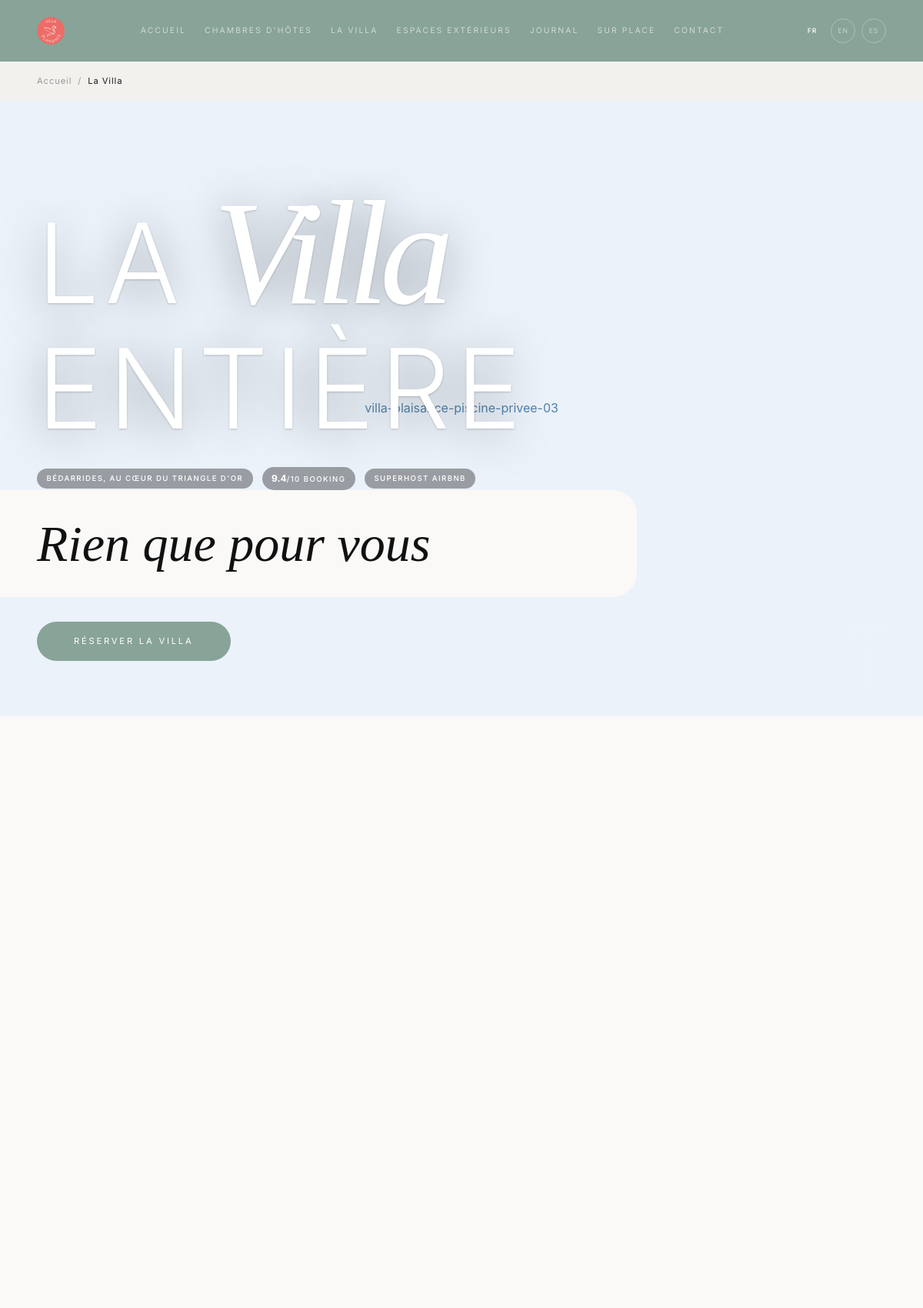
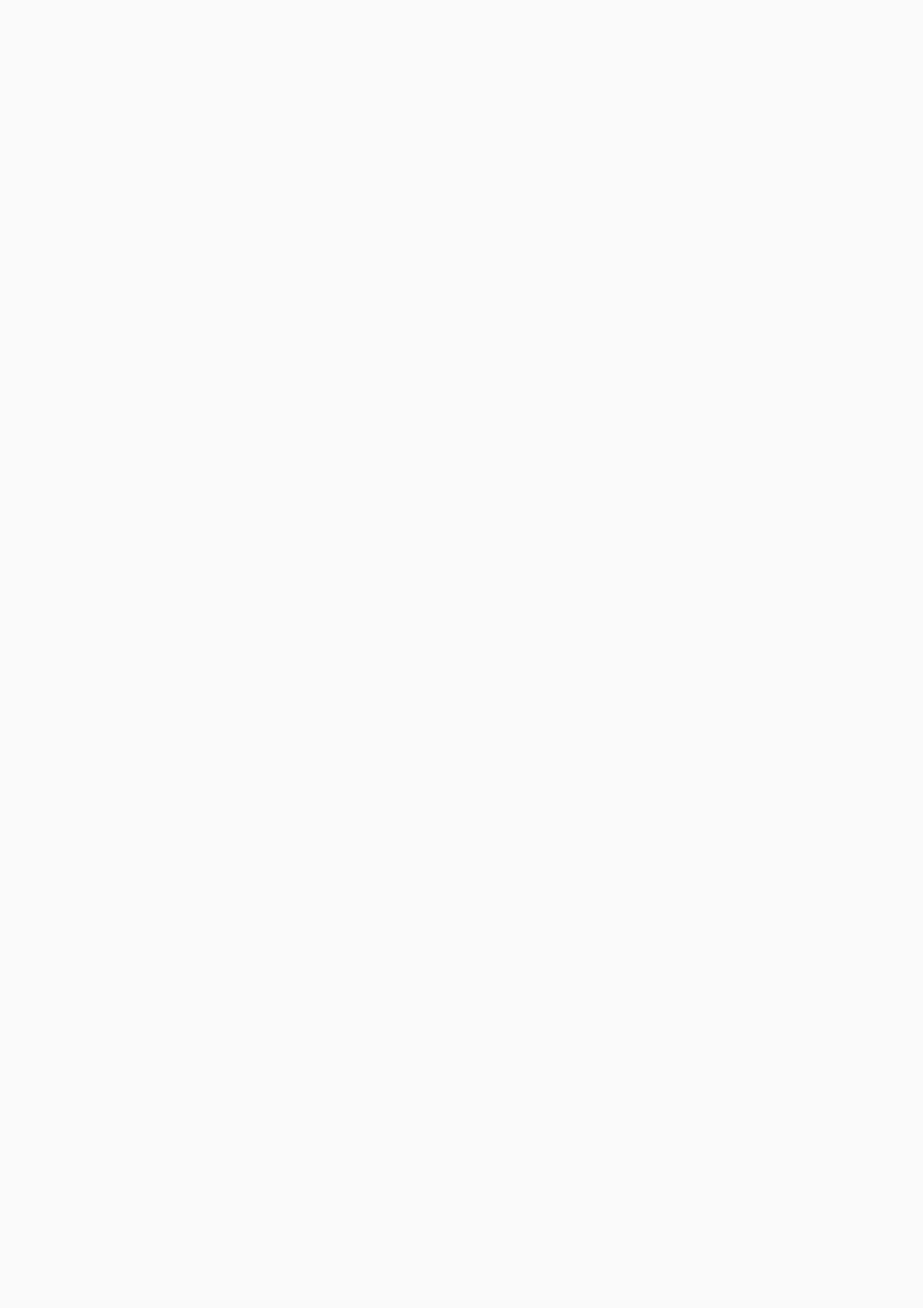
Screenshot of /location-villa-provence (upper part) with the database file from the repository (2 pictures, top to bottom).
### tables this page shows
CREATE TABLE `vp_sections` (
  `id` int(11) NOT NULL AUTO_INCREMENT,
  `page_slug` varchar(100) NOT NULL,
  `lang` varchar(5) NOT NULL DEFAULT 'fr',
  `block_type` varchar(50) NOT NULL,
  `title` varchar(255) DEFAULT NULL,
  `content` longtext DEFAULT NULL CHECK (json_valid(`content`)),
  `position` int(11) DEFAULT 0,
  `active` tinyint(1) DEFAULT 1,
  `created_at` datetime DEFAULT current_timestamp(),
  `updated_at` datetime DEFAULT current_timestamp() ON UPDATE current_timestamp(),
  PRIMARY KEY (`id`),
  KEY `idx_page_lang` (`page_slug`,`lang`)
);

### app/Controllers/BaseController.php (called while the page is built, shortened)
<?php
class BaseController
{
    protected function render(string $view, array $data = [], string $layout = 'front'): void
    {
        extract($data);
        require ROOT . '/app/Views/' . $view . '.php';
    }
}

### app/Controllers/Front/VillaController.php (called while the page is built, shortened)
<?php
class VillaController extends BaseController
{
    public function index(): void
    {
        $lang = \LangService::get();
        $seo = \SeoService::forPage('location-villa-provence', $lang,
            'Location villa Provence — Villa Plaisance, Bédarrides',
            '4 chambres, piscine privée 12×6m, jardin provençal. Villa entière en exclusivité juillet-août, jusqu\'à 10 personnes, entre Avignon et Orange.'
        );
        $this->render('front/villa', compact('seo', 'jsonLd', 'lang'));
    }
}

### public/index.php (called while the page is built, shortened)
<?php
$router = new App\Router();
$router->dispatch();

### app/Services/LangService.php (called while the page is built, shortened)
<?php
class LangService
{
    private static string $currentLang = 'fr';
    private static array $translations = [];
    private static array $slugMap = [];
    public static function init(string $lang = 'fr'): void
    {
        self::$currentLang = $lang;
        $file = ROOT . '/app/Lang/' . $lang . '.php';
        if (file_exists($file)) {
            self::$translations = require $file;
        }
        $slugFile = ROOT . '/app/Lang/slugs.php';
        if (file_exists($slugFile)) {
            self::$slugMap = require $slugFile;
        }
    }
    public static function t(string $key, array $params = []): string
    {
        $text = self::$translations[$key] ?? $key;
        foreach ($params as $k => $v) {
            $text = str_replace(':' . $k, (string)$v, $text);
        }
        return $text;
    }
    public static function url(string $page, ?string $lang = null): string
    {
        $lang = $lang ?? self::$currentLang;
        $slug = self::$slugMap[$lang][$page] ?? $page;
        if ($lang === DEFAULT_LANG) {
            return '/' . ltrim($slug, '/');
        }
        return '/' . $lang . '/' . ltrim($slug, '/');
    }
}
function t(string $key, array $params = []): string
{
    return LangService::t($key, $params);
}

### app/Services/Database.php (called while the page is built, shortened)
<?php
class Database
{
    private static ?PDO $instance = null;
    public static function getInstance(): PDO
    {
        if (self::$instance === null) {
            $host = $_ENV['DB_HOST'] ?? 'localhost';
            $name = $_ENV['DB_NAME'] ?? 'vp_v7';
            $user = $_ENV['DB_USER'] ?? 'root';
            $pass = $_ENV['DB_PASS'] ?? '';
            self::$instance = new PDO(
                "mysql:host={$host};dbname={$name};charset=utf8mb4",
                $user,
                $pass,
                [
                    PDO::ATTR_ERRMODE => PDO::ERRMODE_EXCEPTION,
                    PDO::ATTR_DEFAULT_FETCH_MODE => PDO::FETCH_ASSOC,
                    PDO::ATTR_EMULATE_PREPARES => false,
                ]
            );
        }
        return self::$instance;
    }
    public static function query(string $sql, array $params = []): \PDOStatement
    {
        $stmt = self::getInstance()->prepare($sql);
        $stmt->execute($params);
        return $stmt;
    }
    public static function fetchAll(string $sql, array $params = []): array
    {
        return self::query($sql, $params)->fetchAll();
    }
    public static function fetchOne(string $sql, array $params = []): ?array
    {
        $result = self::query($sql, $params)->fetch();
        return $result ?: null;
    }
}

### app/Services/BlockService.php (called while the page is built, shortened)
<?php
class BlockService
{
    public static function getSections(string $pageSlug, string $lang = 'fr'): array
    {
        try {
            return Database::fetchAll(
                "SELECT * FROM vp_sections WHERE page_slug = ? AND lang = ? AND active = 1 ORDER BY position ASC",
                [$pageSlug, $lang]
            );
        } catch (\Throwable $e) {
            return [];
        }
    }
    public static function renderBlock(array $section): string
    {
        $type = $section['block_type'];
        $data = json_decode($section['content'] ?? '{}', true) ?: [];
        $data['section'] = $section;
        $template = ROOT . '/app/Views/blocks/' . $type . '.php';
        extract($data);
        require $template;
        return ob_get_clean();
    }
}

### app/Services/SeoService.php (called while the page is built, shortened)
<?php
class SeoService
{
    public static function forPage(string $slug, string $lang, string $fallbackTitle = '', string $fallbackDesc = ''): array
    {
        $seo = null;
        try {
            $seo = Database::fetchOne(
                "SELECT * FROM vp_pages WHERE slug = ? AND lang = ?",
                [$slug, $lang]
            );
        } catch (\Throwable $e) {
        }
        $title = $seo['meta_title'] ?? $fallbackTitle;
        $description = $seo['meta_desc'] ?? $fallbackDesc;
        $canonical = self::canonical($slug, $lang);
        return [
            'title' => $title,
            'description' => $description,
            'canonical' => $canonical,
            'og' => [
                'title' => $seo['og_title'] ?? $title,
                'description' => $seo['og_desc'] ?? $description,
                'image' => $seo['og_image'] ?? APP_URL . '/assets/img/og-default.webp',
                'url' => $canonical,
                'type' => 'website',
                'locale' => self::locale($lang),
            ],
            'hreflang' => self::hreflang($slug),
            'jsonld' => $seo['jsonld'] ?? null,
        ];
    }
    public static function canonical(string $slug, string $lang): string
    {
        $base = APP_ENV === 'production' ? 'https://villaplaisance.fr' : APP_URL;
        return $base . LangService::url($slug, $lang);
    }
    public static function hreflang(string $page): array
    {
        $links = [];
        $base = APP_ENV === 'production' ? 'https://villaplaisance.fr' : APP_URL;
        foreach (SUPPORTED_LANGS as $lang) {
            $url = $base . LangService::url($page, $lang);
            $links[] = ['lang' => $lang, 'url' => $url];
        }
        $links[] = ['lang' => 'x-default', 'url' => $base . LangService::url($page, 'fr')];
        return $links;
    }
    public static function locale(string $lang): string
    {
        return match ($lang) {
            'fr' => 'fr_FR',
            'en' => 'en_GB',
            'es' => 'es_ES',
            'de' => 'de_DE',
            default => 'fr_FR',
        };
    }
}

### app/Views/front/villa.php
<nav class="breadcrumb" aria-label="Fil d'Ariane">
    <div class="container">
        <ol>
            <li><a href="<?= LangService::url('accueil') ?>"><?= t('nav.home') ?></a></li>
            <li aria-current="page"><?= t('nav.villa') ?></li>
        </ol>
    </div>
</nav>
<?php
$sections = BlockService::getSections('location-villa-provence', $lang);
foreach ($sections as $section) {
    echo BlockService::renderBlock($section);
}

### app/Views/blocks/hero.php (shortened to what this page needs)
<?php
$title = $title ?? t('site.name');
$subtitle = $subtitle ?? '';
$cta_text = $cta_text ?? '';
$cta_url = $cta_url ?? '';
$image = $image ?? 'hero.webp';
$image_alt = $image_alt ?? 'Villa Plaisance';
$compact = $compact ?? false;
$heroImages = is_array($image) ? $image : [$image];
$heroImages = array_filter($heroImages);
?>
<?php if ($compact): ?>
<section class="hero hero-page hero-compact">
    <div class="container">
        <h1><?= htmlspecialchars($title) ?></h1>
        <?php if ($subtitle): ?>
        <p class="hero-subtitle"><?= htmlspecialchars($subtitle) ?></p>
        <?php endif; ?>
    </div>
</section>
<?php else: ?>
<section class="hero <?= empty($cta_text) ? 'hero-page' : '' ?>">
    <div class="hero-image">
        <?php if (count($heroImages) > 1): ?>
        <div class="hero-slideshow" aria-label="Photos">
            <?php foreach ($heroImages as $i => $img): ?>
            <div class="hero-slide<?= $i === 0 ? ' active' : '' ?>">
            </div>
            <?php endforeach; ?>
        </div>
        <?php else: ?>
        <?= ImageService::img($heroImages[0], htmlspecialchars($image_alt), 1920, 1080, false, 'hero-img') ?>
        <?php endif; ?>
    </div>
    <div class="hero-content">
        <?php
            $fullTitle = htmlspecialchars($title);
            $splitPos = mb_strpos($fullTitle, '—');
            $bigPart = $splitPos !== false ? trim(mb_substr($fullTitle, 0, $splitPos)) : $fullTitle;
            $smallPart = $splitPos !== false ? trim(mb_substr($fullTitle, $splitPos + 1)) : '';
        ?>
        <div class="hero-title-wrap">
            <h1 class="hero-title"><?php
                $bigWords = explode(' ', $bigPart);
                foreach ($bigWords as $i => $w) {
                    $cls = $i % 2 === 0 ? 'word word-sans' : 'word word-serif';
                    echo '<span class="' . $cls . '">' . $w . '</span> ';
                }
            ?></h1>
        </div>
        <div class="hero-badges">
            <span class="hero-badge">Bédarrides, au c&oelig;ur du Triangle d'Or</span>
            <span class="hero-badge"><strong>9.4</strong>/10 Booking</span>
            <span class="hero-badge">Superhost Airbnb</span>
        </div>
        <?php if ($smallPart): ?>
        <div class="hero-title-sub"><?= $smallPart ?></div>
        <?php endif; ?>
        <?php if ($cta_text && $cta_url): ?>
        <div class="hero-cta">
            <a href="<?= htmlspecialchars($cta_url) ?>" class="btn-primary"><?= htmlspecialchars($cta_text) ?></a>
        </div>
        <?php endif; ?>
    </div>
    <div class="hero-scroll" aria-hidden="true">
        <span>Scroll</span>
    </div>
</section>
<?php endif; ?>

### rows the page displays
vp_sections: w "LA", w "Villa", w "ENTIÈRE"

### other values shown
t('nav.home') "ACCUEIL"
t('nav.chambres') "CHAMBRES D'HÔTES"
t('nav.villa') "LA VILLA"
t('nav.exterieurs') "ESPACES EXTÉRIEURS"
t('nav.journal') "JOURNAL"
t('nav.surplace') "SUR PLACE"
t('nav.contact') "CONTACT"
$l "FR"
$l "EN"
$l "ES"
t('nav.home') "Accueil"
t('nav.villa') "La Villa"
